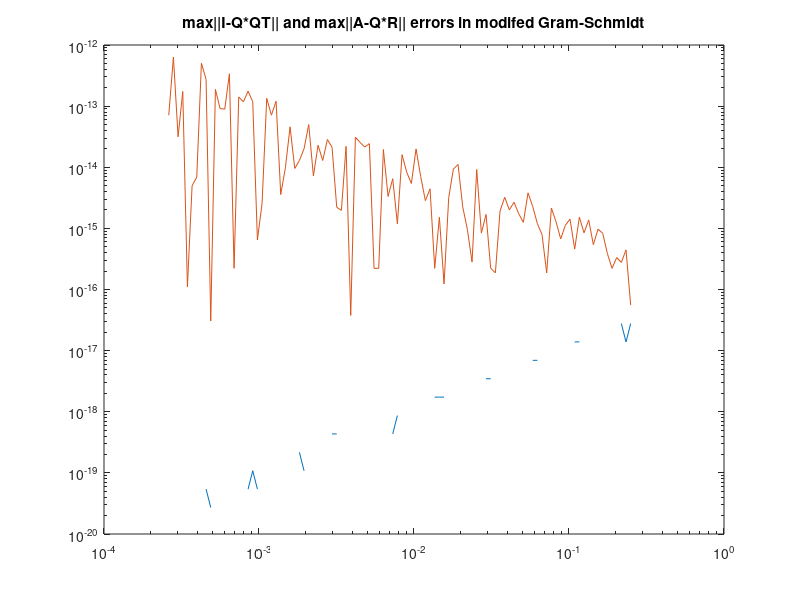

Reproduce this figure in MATLAB. (Note: this script raises an error after producing the figure.)
clear all; 
close all;

I = eye(3,3); 
T = [1 1 1];
eps = zeros(100,1);
k = zeros(100,1); 

k(1) = 2.0; 
for x = 2:length(k)
    k(x) = k(x-1) + 0.1; 
end


for i = 1:length(eps)
    eps(i) = 2^-k(i);
    
end

eps

err_one = zeros(100,1); %A - QR
err_two = zeros(100,1); %I - QQ

for l =1:length(eps) 
   A = [T; eps(l)*I]; 
   %A %check 

%modified GM 
Q = [];
R = [];
for i=1:size(A,2)
    q = A(:,i);
    for k=1:size(Q,2)
        R(k,i) = q'*Q(:,k);
        q = q - R(k,i)*Q(:,k);
    end
    R(i,i) = norm(q);
    Q(:,i) = q/R(i,i);
end

eA = abs(A-Q*R);    
err_one(l) = max(max(eA));
I_ = eye(3);
eI = abs(I_ - Q'*Q);
err_two(l) =  max(max(eI));    
end

figure(1);
loglog(eps, err_one); 
hold on; 
loglog(eps, err_two);
t = title('max||I-Q*QT|| and max||A-Q*R|| errors in modifed Gram-Schmidt');
t.FontSize = 9;
lg = legend('A-norm', 'I-norm');
lg.FontSize = 10;